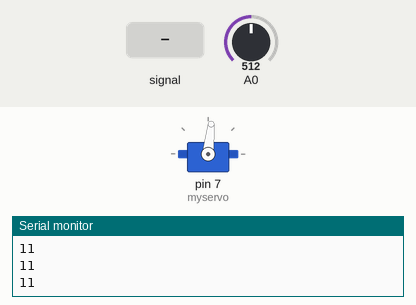
Simulated run of this sketch. Board: Arduino Uno, built with avr-gcc and run on an emulated ATmega328P. Parts: servo, the last lines printed to the serial monitor. The inputs (shaded band) are chosen by the test bench; at power-on: A0 = 512.

Above: at 1.2 s.
1.3 s: A0 fed a 2 Hz sine of ±306 counts around its level
At 2.0 s:
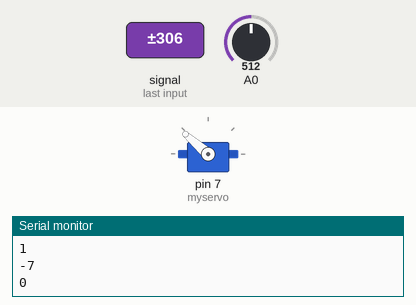
4.3 s: A0 set to 0
5.9 s: A0 set to 122
At 6.7 s:
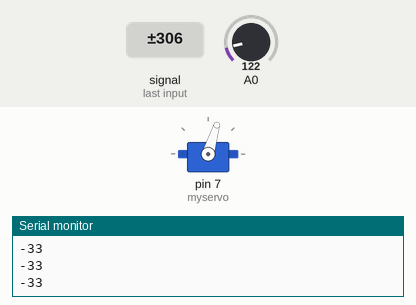
7.5 s: A0 fed a 200 Hz sine of ±81 counts around its level
At 7.76 s:
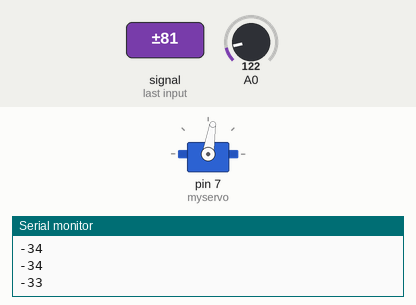
10.5 s: A0 set to 716
12.1 s: A0 set to 10
At 12.6 s:
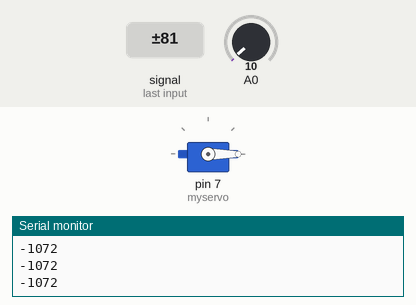
Timing chart, 0 to 14.6 s (numbered marks = the images above; inputs shaded):
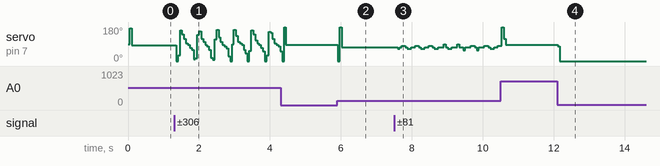

Measured:
- after the input at 5.9 s, servo on pin 7 (myservo): 87° → 73° at once
- after the input at 12.1 s, servo on pin 7 (myservo): 85° → 0° at once

The sketch:

LQR.ino
```cpp
#include <Servo.h>
Servo myservo;

float  Velocidad, Distancia1, u1, u2, Utotal, dt = 0.3 ;
//float k[] = { -3.512,  -92.3,   47.0209,   10.0045};
float k[] = { -2.712,  -25.3,   47.0209,   10.0045};
int Setpoint = 20;
int Distancia;

void setup()
{
  Serial.begin(9600);
  myservo.attach(7);
}
void loop()
{
  long tiempo=millis(); //tiempo antes de iniciar la lectura
  int D_cm=distancia(500); //lectura de distancia
  tiempo=millis()-tiempo; //milisegundos que duró la lectura

  Distancia = Setpoint - D_cm;

  Velocidad = (Distancia - Distancia1)/dt;

  /***** LEY DE CONTROL ************/

  u1 = -k[0]*Distancia;
  u2 = -k[1]*Velocidad;
  Utotal = u1 + u2;

  /********************************/

  Distancia1 = Distancia;
  Serial.println(Distancia);
  myservo.writeMicroseconds(Utotal+1365+Setpoint);

}
float distancia(int n)
{
  long suma=0;
  for(int i=0;i<n;i++)
  {
    suma=suma+analogRead(A0);
  }
  float adc=suma/n;
  float distancia_cm = 17569.7 * pow(adc, -1.2062);
  return(distancia_cm);
}
```
